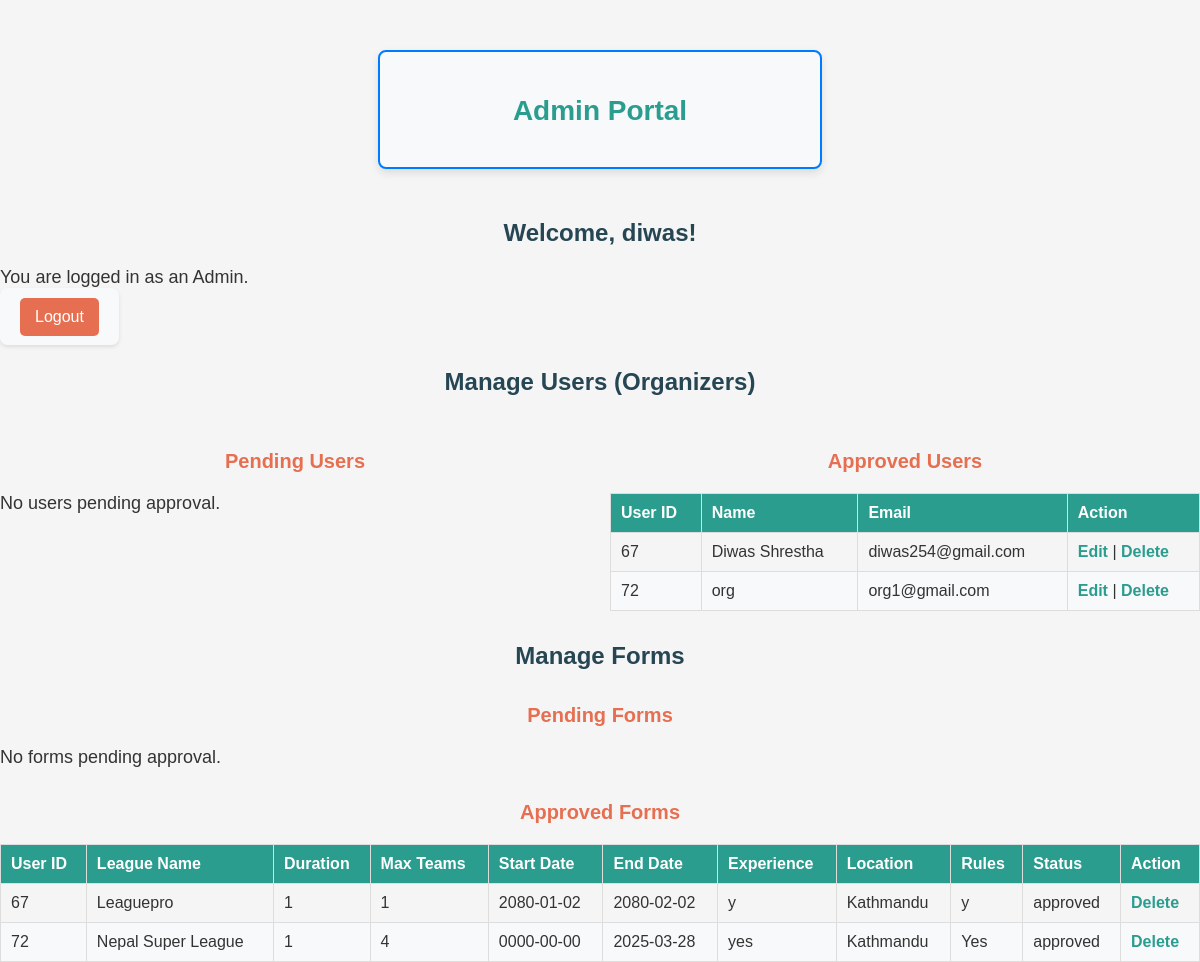
/pages/proAdmin.php (signed in), run on the app's committed database.
### tables this page shows
CREATE TABLE `user` (
  `userId` int(11) NOT NULL,
  `name` varchar(100) NOT NULL,
  `email` varchar(100) NOT NULL,
  `password` varchar(255) NOT NULL,
  `created_at` timestamp NOT NULL DEFAULT current_timestamp(),
  `status` enum('pending','approved','denied') DEFAULT 'pending'
);

CREATE TABLE `form` (
  `form_id` int(11) NOT NULL,
  `userId` int(11) NOT NULL,
  `duration` int(11) NOT NULL,
  `max_teams` int(11) NOT NULL,
  `one_league` enum('yes','no') NOT NULL,
  `start_date` date NOT NULL,
  `end_date` date NOT NULL,
  `experience` text DEFAULT NULL,
  `active` enum('yes','no') NOT NULL,
  `location` varchar(255) NOT NULL,
  `rules` text DEFAULT NULL,
  `status` enum('pending','approved','denied') DEFAULT 'pending',
  `created_at` timestamp NOT NULL DEFAULT current_timestamp(),
  `league_name` varchar(255) DEFAULT NULL
);

### pages/proAdmin.php (the view, shortened to what this page needs)
<?php
require_once 'db_connection.php';
?>
<!DOCTYPE html>
<html lang="en">
<head>
    <link rel="stylesheet" href="../assests/css/admin.css">
    <link rel="stylesheet" href="https://cdnjs.cloudflare.com/ajax/libs/font-awesome/6.0.0-beta3/css/all.min.css">
</head>
<body>
    <div class="registration-container">
        <h2>Admin Portal</h2>
        <?php if (!isset($_SESSION['admin_id'])): ?>
            <h3>Register</h3>
            <form method="POST" action="">
                <label>Name:</label>
                <input type="text" name="name" required>
                <br>
                <label>Email:</label>
                <input type="email" name="email" required>
                <br>
                <label>Password:</label>
                <input type="password" name="password" required>
                <br>
                <label>Confirm Password:</label>
                <input type="password" name="confirm_password" required>
                <br>
                <button type="submit" name="register">Register</button>
            </form>
            <hr>
            <h3>Already Registered?</h3>
            <h4>/</h4>
            <h3>Login</h3>
            <form method="POST" action="">
                <label>Email:</label>
                <input type="email" name="email" required>
                <br>
                <label>Password:</label>
                <input type="password" name="password" required>
                <br>
                <button type="submit" name="login">Login</button>
            </form>
        <?php else: ?>
    </div>
        <div class="conatiner">
            <h3>Welcome, <?php echo $_SESSION['admin_name']; ?>!</h3>
            <p>You are logged in as an Admin.</p>
            <form action="logout.php" method="post" style="display:inline;">
                    <button type="submit" class="logout-btn">Logout</button>
                </form>
            <h4>Manage Users (Organizers)</h4>
            <div class="table-container">
                <div>
                    <h5>Pending Users</h5>
                    <?php
                    $query = "SELECT * FROM user WHERE status = 'pending'";
                    $result = mysqli_query($conn, $query);
                    if ($result && mysqli_num_rows($result) > 0): ?>
                        <table border="1">
                        <thead>
                            <tr>
                                <th>User ID</th>
                                <th>Name</th>
                                <th>Email</th>
                                <th>Action</th>
                            </tr>
                        </thead>
                        <tbody>
                            <?php while ($user = $result->fetch_assoc()): ?>
                                <tr>
                                <td><?php echo htmlspecialchars($user['userId']); ?></td>
                                    <td><?php echo htmlspecialchars($user['name']); ?></td>
                                    <td><?php echo htmlspecialchars($user['email']); ?></td>
                                    <td>
                                        <a href="?action=approve&id=<?php echo $user['userId']; ?>">Approve</a> |
                                        <a href="?action=deny&id=<?php echo $user['userId']; ?>"
                                           onclick="return confirm('Are you sure you want to deny this user? This action cannot be undone.');">
                                           Deny
                                        </a> |
                                        <a href="?edit=<?php echo $user['userId']; ?>">Edit</a>
                                    </td>
                                </tr>
                            <?php endwhile; ?>
                        </tbody>
                        </table>
                    <?php else: ?>
                        <p>No users pending approval.</p>
                    <?php endif; ?>
                </div>
                <div>
                    <h5>Approved Users</h5>
                    <?php
                    $query = "SELECT * FROM user WHERE status = 'approved'";
                    $result = mysqli_query($conn, $query);
                    if ($result && mysqli_num_rows($result) > 0): ?>
                        <table border="1">
                        <thead>
                            <tr>
                                <th>User ID</th>
                                <th>Name</th>
                                <th>Email</th>
                                <th>Action</th>
                            </tr>
                        </thead>
                        <tbody>
                            <?php while ($user = $result->fetch_assoc()): ?>
                                <tr>
                                   <td><?php echo htmlspecialchars($user['userId']); ?></td>
                                    <td><?php echo htmlspecialchars($user['name']); ?></td>
                                    <td><?php echo htmlspecialchars($user['email']); ?></td>
                                    <td>
                                    <a href="?edit=<?php echo $user['userId']; ?>">Edit</a>  | <a href="?action=deny&id=<?php echo $user['userId']; ?>"
                                           onclick="return confirm('Are you sure you want to deny this user? This action cannot be undone.');">
                                          Delete
                                        </a>
                                    </td>
                                </tr>
                            <?php endwhile; ?>
                        </tbody>
                        </table>
                    <?php else: ?>
                        <p>No approved users.</p>
                    <?php endif; ?>
                </div>
            </div>
            <h4>Manage Forms</h4>
            <div>
                <h5>Pending Forms</h5>
                <?php
                $query = "SELECT * FROM form WHERE status = 'pending'";
                $result = mysqli_query($conn, $query);
                if ($result && mysqli_num_rows($result) > 0): ?>
                    <table border="1">
                    <thead>
                        <tr>
                            <th>User ID</th>
                            <th>League Name</th>
                            <th>Duration</th>
                            <th>Max Teams</th>
                            <th>Start Date</th>
                            <th>End Date</th>
                            <th>Experience</th>
                            <th>Location</th>
                            <th>Rules</th>
                            <th>Status</th>
                            <th>Action</th>
                        </tr>
                    </thead>
                    <tbody>
                        <?php while ($form = $result->fetch_assoc()): ?>
                            <tr>
                                <td><?php echo htmlspecialchars($form['userId']); ?></td>
                                <td><?php echo htmlspecialchars($form['league_name']); ?></td>
                                <td><?php echo htmlspecialchars($form['duration']); ?></td>
                                <td><?php echo htmlspecialchars($form['max_teams']); ?></td>
                                <td><?php echo htmlspecialchars($form['start_date']); ?></td>
                                <td><?php echo htmlspecialchars($form['end_date']); ?></td>
                                <td><?php echo htmlspecialchars($form['experience']); ?></td>
                                <td><?php echo htmlspecialchars($form['location']); ?></td>
                                <td><?php echo htmlspecialchars($form['rules']); ?></td>
                                <td><?php echo htmlspecialchars($form['status']); ?></td>
                                <td>
                                    <a href="?form_action=approve&form_id=<?php echo $form['form_id']; ?>">Approve</a> |
                                    <a href="?form_action=delete&form_id=<?php echo $form['form_id']; ?>"
                                       onclick="return confirm('Are you sure you want to delete this form?');">Delete</a>
                                </td>
                            </tr>
                        <?php endwhile; ?>
                    </tbody>
                    </table>
                <?php else: ?>
                    <p>No forms pending approval.</p>
                <?php endif; ?>
            </div>
            <div>
                <h5>Approved Forms</h5>
                <?php
                $query = "SELECT * FROM form WHERE status = 'approved'";
                $result = mysqli_query($conn, $query);
                if ($result && mysqli_num_rows($result) > 0): ?>
                    <table border="1">
                    <thead>
                        <tr>
                            <th>User ID</th>
                            <th>League Name</th>
                            <th>Duration</th>
                            <th>Max Teams</th>
                            <th>Start Date</th>
                            <th>End Date</th>
                            <th>Experience</th>
                            <th>Location</th>
                            <th>Rules</th>
                            <th>Status</th>
                            <th>Action</th>
                        </tr>
                    </thead>
                    <tbody>
                        <?php while ($form = $result->fetch_assoc()): ?>
                            <tr>
                                <td><?php echo htmlspecialchars($form['userId']); ?></td>
                                <td><?php echo htmlspecialchars($form['league_name']); ?></td>
                                <td><?php echo htmlspecialchars($form['duration']); ?></td>
                                <td><?php echo htmlspecialchars($form['max_teams']); ?></td>
                                <td><?php echo htmlspecialchars($form['start_date']); ?></td>
                                <td><?php echo htmlspecialchars($form['end_date']); ?></td>
                                <td><?php echo htmlspecialchars($form['experience']); ?></td>
                                <td><?php echo htmlspecialchars($form['location']); ?></td>
                                <td><?php echo htmlspecialchars($form['rules']); ?></td>
                                <td><?php echo htmlspecialchars($form['status']); ?></td>
                                <td>
                                    <a href="?form_action=delete&id=<?php echo $form['form_id']; ?>"
                                       onclick="return confirm('Are you sure you want to delete this form?');">Delete</a>
                                </td>
                            </tr>
                        <?php endwhile; ?>
                    </tbody>
                    </table>
                <?php else: ?>
                    <p>No approved forms.</p>
                <?php endif; ?>
            </div>
        <?php endif; ?>
        </div>
</body>
</html>

### assests/css/admin.css (style rules this page uses)
body { font-family: Arial, sans-serif; background-color: #f5f5f5; margin: 0; padding: 0; color: #333; }
h2, h3, h4, h5 { text-align: center; color: #444; margin-bottom: 20px; }
h2 { font-size: 28px; color: #2a9d8f; }
h3, h4 { font-size: 24px; color: #264653; }
h5 { font-size: 20px; color: #e76f51; }
form { margin: 20px 0; padding: 20px; background-color: #f8f9fa; border-radius: 8px; box-shadow: 0 2px 4px rgba(0, 0, 0, 0.1); }
form button { display: inline-block; background-color: #2a9d8f; color: #ffffff; border: none; padding: 10px 20px; border-radius: 5px; font-size: 16px; cursor: pointer; transition: background-color 0.3s ease; }
.logout-btn { background-color: #e76f51; color: white; padding: 10px 15px; border: none; border-radius: 5px; cursor: pointer; }
table { width: 100%; border-collapse: collapse; margin-top: 20px; font-size: 16px; }
table th, table td { padding: 10px; text-align: left; border: 1px solid #ddd; }
table th { background-color: #2a9d8f; color: white; font-weight: bold; }
table tr:nth-child(even) { background-color: #f8f9fa; }
a { text-decoration: none; color: #2a9d8f; font-weight: bold; }
.table-container { display: flex; justify-content: space-between; gap: 20px; flex-wrap: wrap; }
.table-container div { flex: 1; min-width: 300px; }
p { font-size: 18px; margin: 10px 0; }
.registration-container { width: 400px; margin: 50px auto; background-color: #f8f9fa; border: 2px solid #007bff; border-radius: 8px; padding: 20px; box-shadow: 0 4px 8px rgba(0, 0, 0, 0.1); text-align: center; }

### data on the page
user: userId "67", name "Diwas Shrestha", email "diwas254@gmail.com"
user: userId "72", name "org", email "org1@gmail.com"
form: userId "67", league_name "Leaguepro", duration "1", max_teams "1", start_date "2080-01-02", end_date "2080-02-02", experience "y", location "Kathmandu", rules "y", status "approved"
form: userId "72", league_name "Nepal Super League", duration "1", max_teams "4", start_date "0000-00-00", end_date "2025-03-28", experience "yes", location "Kathmandu", rules "Yes", status "approved"

### other printed values
$_SESSION['admin_name'] "diwas"
